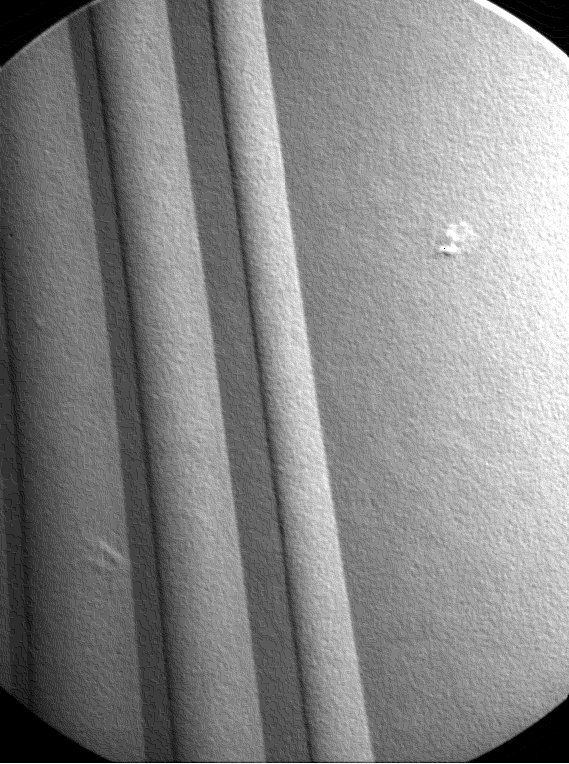
#> input picture Detection of Isolated Points in an Image/turbine.tif, 569 x 764 px
$ jupyter execute Detection_of_Isolated_Points_in_an_Image.ipynb
#> lines starting #> are read from the running program, lines starting #| are printed output that depends on the picture
## Importing Libraries

[cell 1]
import cv2
import numpy as np
import matplotlib.pyplot as plt
from google.colab.patches import cv2_imshow

## Detection of Isolated Points in an Image

[cell 2]
# loading the original image
turbine = cv2.imread('turbine.tif')
#> turbine is the input picture: shape (764, 569, 3); min 0, max 255, mean 134.4
turbine = cv2.cvtColor(turbine, cv2.COLOR_BGR2GRAY)
#> turbine: shape (764, 569)
turbine = np.pad(turbine, (1, 1))
#> turbine: shape (766, 571)

# defiining the laplacian kernel
kernel = np.array([[1, 1, 1], [1, -8, 1], [1, 1, 1]])

# filtering the image with the kernel for point detection
isolated_point = cv2.filter2D(turbine, -1, kernel = kernel)
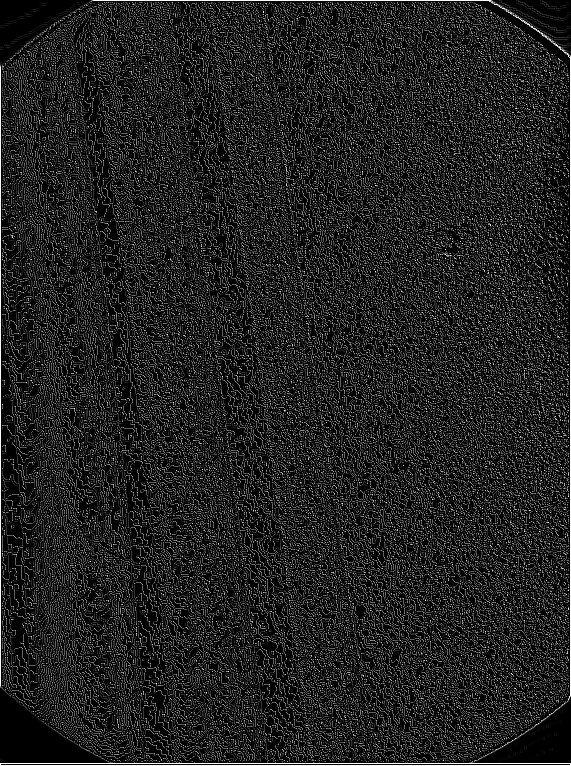
#> isolated_point: shape (766, 571); min 0, max 255, mean 32.3

# allocating memory for output
isolated_point_thresholded = np.zeros((turbine.shape[0], turbine.shape[1]))

# thresholding the image to make the segmentation more clear
T = 800
windowSize = 3
for i in range(isolated_point.shape[0] - (windowSize - 1)):
  for j in range(isolated_point.shape[1] - (windowSize - 1)):
    if np.sum(isolated_point[i: i + windowSize, j: j + windowSize].ravel()) > T:
      isolated_point_thresholded[i, j] = 1
    else:
      isolated_point_thresholded[i, j] = 0
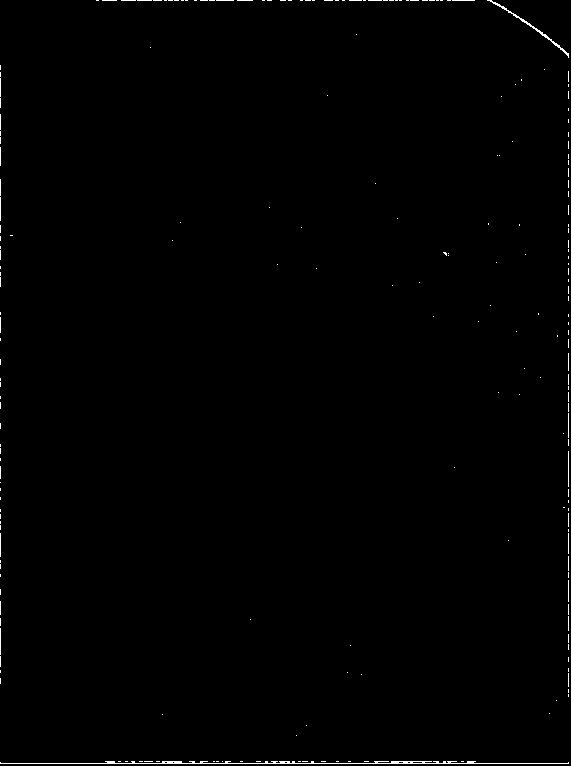
#> isolated_point_thresholded: shape (766, 571) float64; values 0 (black) and 1 (white), 0.52% white in thin lines or dots

# displaying results
plt.figure(figsize = (10, 20))
plt.subplot(1, 3, 1); plt.axis('off'); plt.imshow(turbine, 'gray'); plt.title('Original Image')
plt.subplot(1, 3, 2); plt.axis('off'); plt.imshow(isolated_point, 'gray'); plt.title('Isolated Point')
plt.subplot(1, 3, 3); plt.axis('off'); plt.imshow(isolated_point_thresholded, 'gray'); plt.title('Isolated Point (Thresholded)')
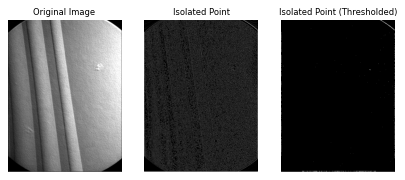
#> figure drawn by matplotlib, 3 panels
